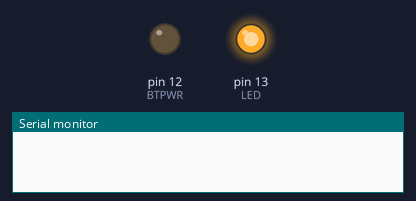
Bench run of a sketch on a simulated Arduino Uno, built with avr-gcc and run on an emulated ATmega328P. On the bench: output pins drawn as LEDs (lit = HIGH), the last lines printed to the serial monitor.

Above: at 0.1 s.
At 4.1 s:
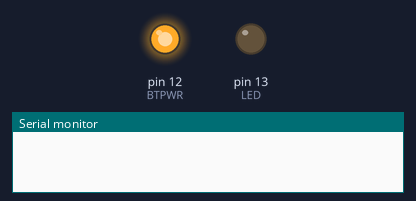
At 7.1 s:
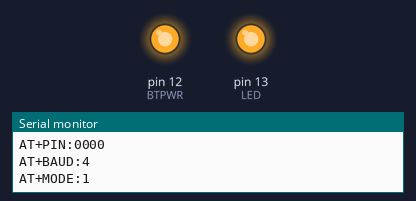
Timing chart, 0 to 8.6 s (numbered marks = the images above):
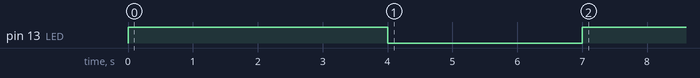

The sketch:

ConfiguracionBluetooht.ino
```cpp
//Notificar que la configuracion ha terminado
const int LED =13;
//Aqui hemos conectado la alimentacion
const int BTPWR=12;

char nombreBT[11]="TechKrowdM";
//Pin que asignaremos al bluetooht
char pin[5]="0000";
//Velocidad de comunicacion
char velocidad='4';//9600 baudios (las velocidades van del 1 -8
char modo='1';//Maestro 1, esclavo 0

void setup(){
  pinMode(LED, OUTPUT);
  pinMode(BTPWR, OUTPUT);

  Serial.begin(38400); //velocidad de BT en modo configuracion

  /* solo pulsador */
  digitalWrite(LED, HIGH);
  delay(4000);
  digitalWrite(LED, LOW);
  /*******************/

  digitalWrite(BTPWR, HIGH);
  delay(3000);
  //Indicamos que empezaremos a configurar
  Serial.print("AT\r\n");

  Serial.print("AT+NAME:");
  Serial.print(nombreBT);
  Serial.print("\r\n");

  Serial.print("AT+PIN:"); //AT+PSWD:
  Serial.print(pin);
  Serial.print("\r\n");

  Serial.print("AT+BAUD:");
  Serial.print(velocidad);
  Serial.print("\r\n");

  Serial.print("AT+MODE:");
  Serial.print(modo);
  Serial.print("\r\n");

  digitalWrite(LED, HIGH);

}

void loop(){

}
```
